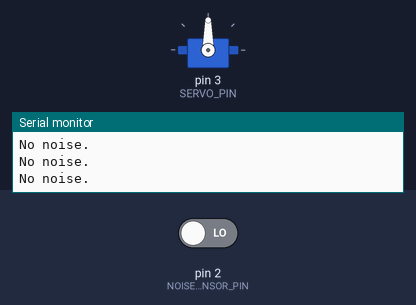
Simulated run of this sketch. Board: Arduino Uno, built with avr-gcc and run on an emulated ATmega328P. Shown: servo, the last lines printed to the serial monitor. The inputs (shaded band) are chosen by the test bench; at power-on: pin 2 (NOISE_SENSOR_PIN) LOW.

Above: at 1.2 s.
1.3 s: pin 2 (NOISE_SENSOR_PIN) driven HIGH
At 1.9 s:
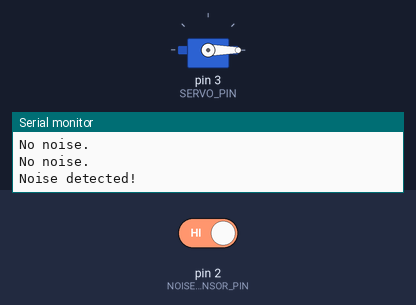
Timing chart, 0 to 4.3 s (numbered marks = the images above; inputs shaded):
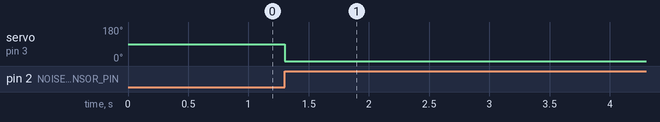

The sketch:

EarGuard.Project-1.ino
```cpp
#include <Servo.h>  // Include the Servo library

#define NOISE_SENSOR_PIN 2  // Digital pin for noise sensor (DO)
#define SERVO_PIN 3         // PWM pin for the servo

Servo myServo;

void setup() {
  pinMode(NOISE_SENSOR_PIN, INPUT);
  myServo.attach(SERVO_PIN);  // Attach the servo to pin 3
  myServo.write(90);          // Initialise servo to the original position
  Serial.begin(9600);
}

void loop() {
  int noiseDetected = digitalRead(NOISE_SENSOR_PIN);

  if (noiseDetected == HIGH) {
    Serial.println("Noise detected!");
    myServo.write(0);  // Move 0 degrees
    delay(10000);        // Wait for 10 seconds
    myServo.write(90); // Return servo to original position
  } else {
    Serial.println("No noise.");
  }

  delay(100);  // Small delay to prevent excessive readings
}
```

Measured:
- after the input at 1.3 s, servo on pin 3 (SERVO_PIN): 90° → 0° at once
